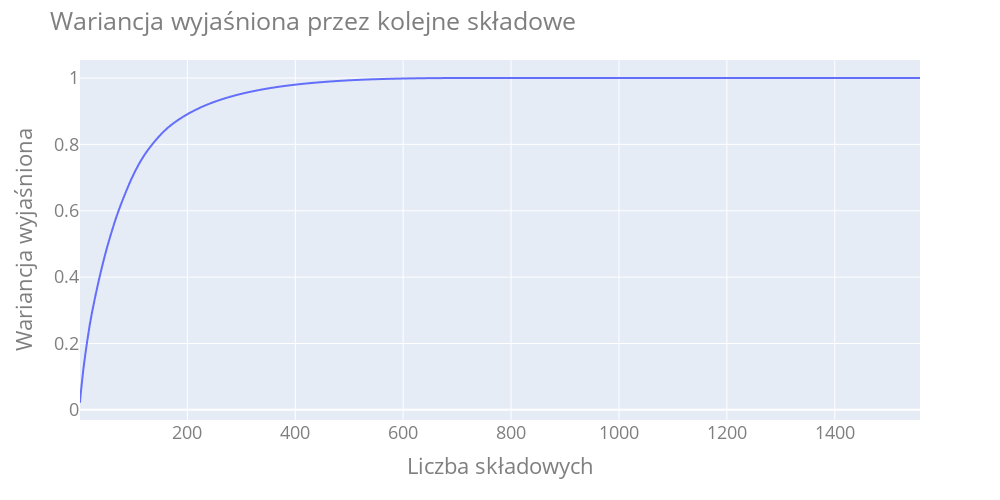

Source (notebook cell):
### Markdown cell above
# Usuwanie nieistotnych cech
Zbiór danych zawiera ponad 1500 cech, w związku z czym konieczne jest usunięcie części z nich (tych, o małej istotności)

### Code cell
scaler = StandardScaler()
scaler.fit(X_train)

X_train_scaled = scaler.transform(X_train)
X_test_scaled = scaler.transform(X_test)

pca = PCA().fit(X_train_scaled)

fig = px.line(x=np.arange(1, len(pca.explained_variance_ratio_)+1), y=np.cumsum(pca.explained_variance_ratio_))
fig.update_layout(
    title="Wariancja wyjaśniona przez kolejne składowe",
    xaxis_title="Liczba składowych",
    yaxis_title="Wariancja wyjaśniona",
    font=dict(size=18, color="#7f7f7f"),
    width=1000,
    height=500,
)
fig.show()

pca = PCA(n_components=0.98) # 98% of variance
pca.fit(X_train_scaled)

X_train_pca = pca.transform(X_train_scaled)
X_test_pca = pca.transform(X_test_scaled)

print('Liczba cech przed PCA: ', X_train_scaled.shape[1])
print('Liczba cech po PCA: ', X_train_pca.shape[1])

### Figure 1 — Plotly figure (JSON) as saved in the notebook; plotly's stock layout.template omitted (floating-point values rounded to 4 significant figures; data arrays with more than 128 entries replaced by an {"elided": "..."} marker saying what was removed)
{"data": [{"hovertemplate": "x=%{x}<br>y=%{y}<extra></extra>", "legendgroup": "", "line": {"color": "#636efa", "dash": "solid"}, "marker": {"symbol": "circle"}, "mode": "lines", "name": "", "showlegend": false, "type": "scattergl", "x": {"elided": "1558 int values"}, "xaxis": "x", "y": {"elided": "1558 float values"}, "yaxis": "y"}], "layout": {"font": {"color": "#7f7f7f", "size": 18}, "height": 500, "legend": {"tracegroupgap": 0}, "margin": {"t": 60}, "title": {"text": "Wariancja wyjaśniona przez kolejne składowe"}, "width": 1000, "xaxis": {"anchor": "y", "domain": [0, 1], "title": {"text": "Liczba składowych"}}, "yaxis": {"anchor": "x", "domain": [0, 1], "title": {"text": "Wariancja wyjaśniona"}}}}
